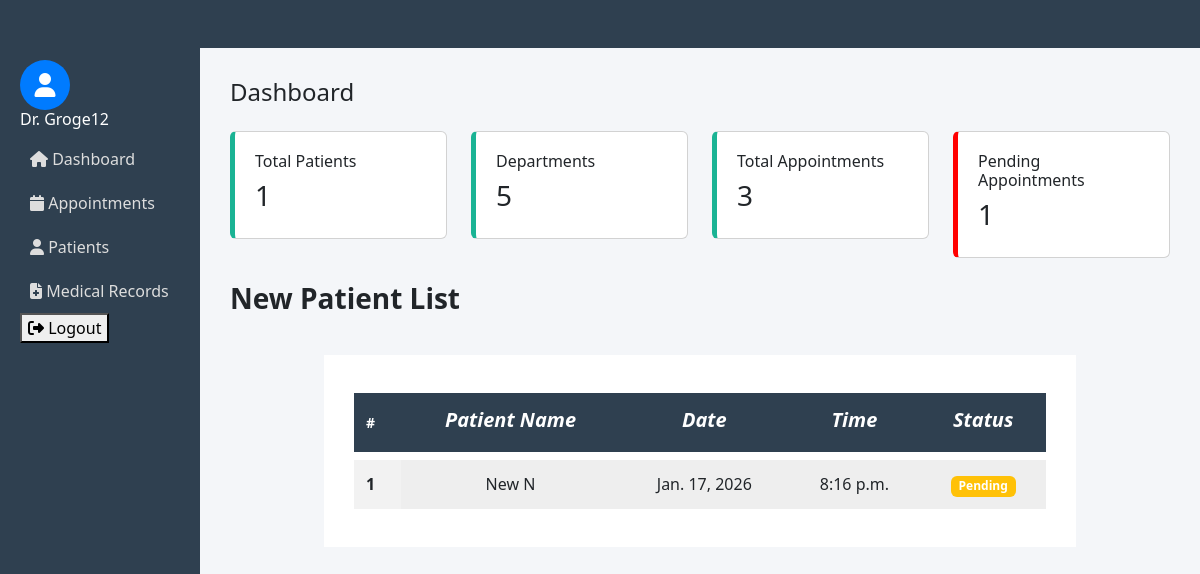
/doctors/dashboard/ (signed in), run on the app's committed database.
### accounts/models.py (models this page shows)
class User(AbstractUser):
    ROLE_CHOICES = (
        ('ADMIN', 'Admin'),
        ('DOCTOR', 'Doctor'),
        ('PATIENT', 'Patient'),
    )
    role = models.CharField(max_length=10, choices=ROLE_CHOICES)

### patientapp/models.py (models this page shows, shortened)
class Appointment(models.Model):
    STATUS_CHOICES = (
        ('Pending', 'Pending'),
        ('Confirmed', 'Confirmed'),
        ('Cancelled', 'Cancelled'),
        ('Completed', 'Completed'),
    )
    patient = models.ForeignKey(Patient, on_delete=models.CASCADE)
    doctor = models.ForeignKey('doctorapp.Doctor', on_delete=models.CASCADE,null=True)
    department = models.ForeignKey('facility.Department', on_delete=models.CASCADE)
    location = models.ForeignKey('facility.Location', on_delete=models.CASCADE,null=True)  # NEW FIELD
    date = models.DateField()
    time = models.TimeField()
    status = models.CharField(max_length=20, choices=STATUS_CHOICES, default='Pending')
    created_at = models.DateTimeField(auto_now_add=True,null=True)

class Patient(models.Model):
    user = models.OneToOneField(User, on_delete=models.CASCADE)
    full_name = models.CharField(max_length=100, null=True, blank=True)
    age = models.IntegerField(null=True, blank=True)
    gender = models.CharField(max_length=10, null=True, blank=True)
    phone = models.CharField(max_length=15, null=True, blank=True)
    address = models.TextField(null=True, blank=True)
    created_at = models.DateTimeField(auto_now_add=True,null=True, blank=True)
    def __str__(self):
        return self.full_name or self.user.username

### doctorapp/views.py (the view)
# urls.py: path('dashboard/', doctor_dashboard, name='doctor_dashboard'),
@login_required
def doctor_dashboard(request):
    if request.user.role != 'DOCTOR':
        return redirect('login')
    doctor = get_object_or_404(Doctor, user=request.user)
    doctor_appointments = Appointment.objects.filter(doctor=doctor).select_related(
        'patient', 'patient__user', 'department', 'location'
    )
    doctor_patients = Patient.objects.filter(
        appointment__doctor=doctor
    ).distinct().order_by('-appointment__date')
    new_appointments = doctor_appointments.filter(status='Pending').order_by('-date', '-time')[:5]
    context = {
        'total_patients': doctor_patients.count(),
        'total_departments': Department.objects.count(),
        'total_appointments': doctor_appointments.count(),
        'pending_appointments': doctor_appointments.filter(status='Pending').count(),
        'patients': doctor_patients[:5],
        'new_appointments': new_appointments,
    }
    return render(request, 'doctor/dashboard.html', context)

### templates/doctor/dashboard.html (shortened to what this page needs)
{% extends "doctor/base.html" %}
{% load static %}
{% block content %}
<h4 class="mb-4">Dashboard</h4>
<div class="row mb-4">
    <div class="col-md-3">
        <div class="card stat-card">
            <h6>Total Patients</h6>
            <h2>{{ total_patients }}</h2>
        </div>
    </div>
    <div class="col-md-3">
        <div class="card stat-card">
            <h6>Departments</h6>
            <h2>{{ total_departments }}</h2>
        </div>
    </div>
    <div class="col-md-3">
        <div class="card stat-card">
            <h6>Total Appointments</h6>
            <h2>{{ total_appointments }}</h2>
        </div>
    </div>
    <div class="col-md-3">
        <div class="card stat-card pending">
            <h6>Pending Appointments</h6>
            <h2>{{ pending_appointments }}</h2>
        </div>
    </div>
</div>
        <h3><strong>New Patient List</strong></h3>
<div class="table-wrapper">
    <table class="comparison-table">
        <thead>
            <tr>
                <th>#</th>
                <th><i>Patient Name</i></th>
            <th><i>Date</i></th>
            <th><i>Time</i></th>
            <th><i>Status</i></th>
            </tr>
        </thead>
        <tbody>
        {% for appt in new_appointments %}
        <tr>
            <td>{{ forloop.counter }}</td>
            <td>{{ appt.patient }}</td>
            <td>{{ appt.date }}</td>
            <td>{{ appt.time }}</td>
            <td>
                <span class="badge bg-warning">
                    {{ appt.status }}
                </span>
            </td>
        </tr>
        {% empty %}
        <tr>
            <td colspan="5">No new appointments</td>
        </tr>
        {% endfor %}
        </tbody>
    </table>
</div>
{% endblock %}

### templates/doctor/base.html (shortened to what this page needs)
<!DOCTYPE html>
<html>
{% load static %}
<head>
    <link href="https://cdn.jsdelivr.net/npm/bootstrap@5.3.2/dist/css/bootstrap.min.css" rel="stylesheet">
    <link href="https://cdnjs.cloudflare.com/ajax/libs/font-awesome/6.5.1/css/all.min.css" rel="stylesheet">
<link rel="stylesheet" href="https://cdnjs.cloudflare.com/ajax/libs/font-awesome/6.4.0/css/all.min.css"/>
    <link rel="stylesheet" href="{% static 'css/doctor.css' %}">
</head>
<body>
    <nav class="navbar navbar-expand-lg navbar-dark p-4 fixed-top" style="background:#2f4050;">
    </nav>
<div class="container-fluid">
    <div class="row">
        <nav class="col-md-2 sidebar">
             <ul>
                    <li>hello</li>
                </ul>
            <div class="profile-icon">
                <i class="fa-solid fa-user"></i>
            </div>
            <h6>Dr. {{ request.user.username }}</h6>
            <ul class="nav flex-column">
                <li class="nav-item"><a href="{% url 'doctor_dashboard' %}"><i class="fa fa-home"></i> Dashboard</a></li>
                <li class="nav-item"><a href="{% url 'doctor_appointments' %}"><i class="fa fa-calendar"></i> Appointments</a></li>
                <li class="nav-item"><a href="{% url 'doctor_patients' %}"><i class="fa fa-user"></i> Patients</a></li>
                <li class="nav-item"><a href="{% url 'doctor_medical_records' %}"><i class="fa fa-file-medical"></i> Medical Records</a></li>
                <form method="post" action="{% url 'logout' %}">
    <button type="submit" >
        <i class="fa-solid fa-right-from-bracket"></i> Logout
    </button>
</form>
            </ul>
        </nav>
        <main class="col-md-10 content">
            <br><br>
            {% block content %}{% endblock %}
        </main>
    </div>
</div>
</body>
</html>

### static/css/doctor.css (style rules this page uses)
body { background: #f4f6f9; }
.sidebar { height: 100vh; background: #2f4050; color: white; padding: 20px; }
.sidebar a { color: #ddd; text-decoration: none; display: block; padding: 10px; }
.content { padding: 30px; }
.stat-card { padding: 20px; border-left: 5px solid #1ab394; }
.stat-card.pending { border-left: 5px solid red; }
.table-wrapper { width: 80%; margin: 40px auto; background: #fff; padding: 30px; }
h2 { font-size: 28px; margin-bottom: 5px; }
.comparison-table { width: 100%; border-collapse: separate; border-spacing: 0 8px; text-align: center; }
.comparison-table th { background: #2f4050; color: white; padding: 12px; font-size: 14px; }
.comparison-table th:first-child { text-align: left; }
.comparison-table td { background: #eee; padding: 12px; }
.comparison-table td:first-child { text-align: left; font-weight: bold; background: #f2f2f2; }
.comparison-table i { font-size: 20px; display: block; margin-bottom: 5px; }

### templates/doctor/base.html (style rules this page uses)
.profile-icon { width: 50px; height: 50px; border-radius: 50%; background-color: #007bff; color: white; display: flex; align-items: center; justify-content: center; font-size: 24px; }

### data on the page
User: user.username "Groge12"
Appointment: patient "New N", date "Jan. 17, 2026", time "8:16 p.m.", status "Pending"

### other printed values
{{ total_patients }} "1"
{{ total_departments }} "5"
{{ total_appointments }} "3"
{{ pending_appointments }} "1"
